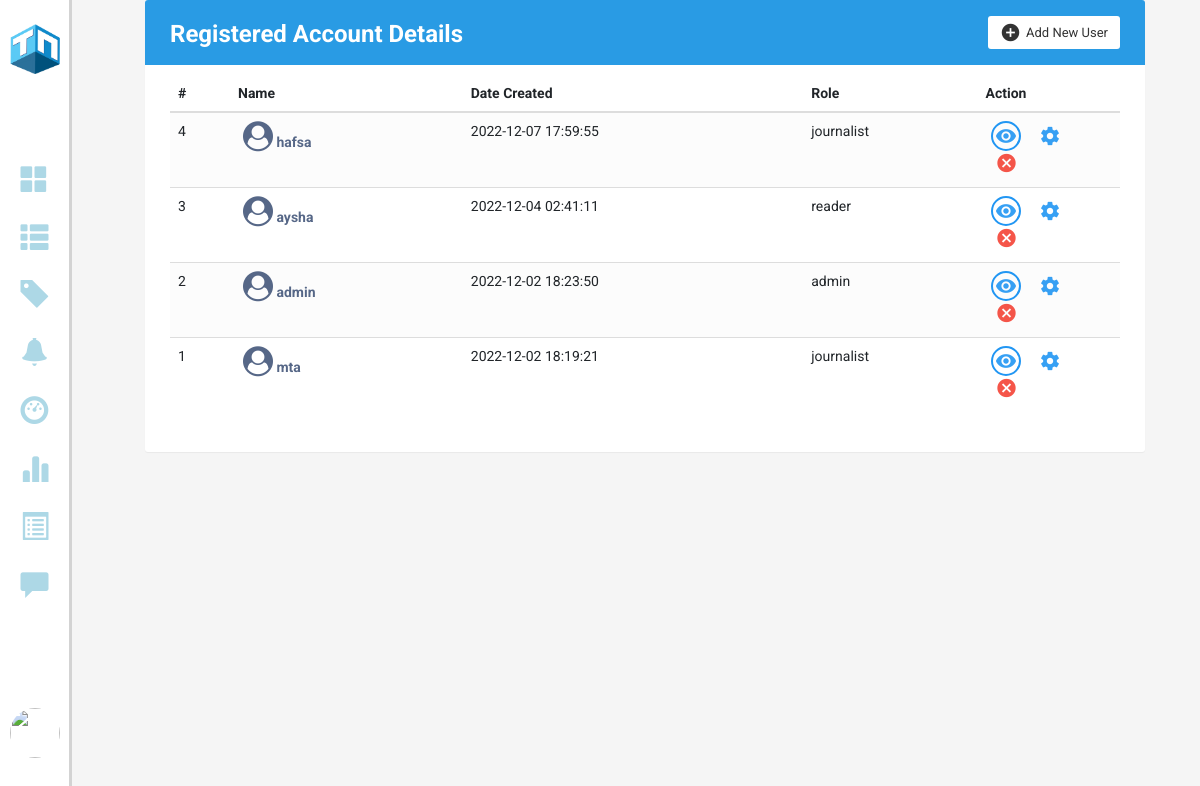
Page /Accountdetails (signed in) on the earlier database version.
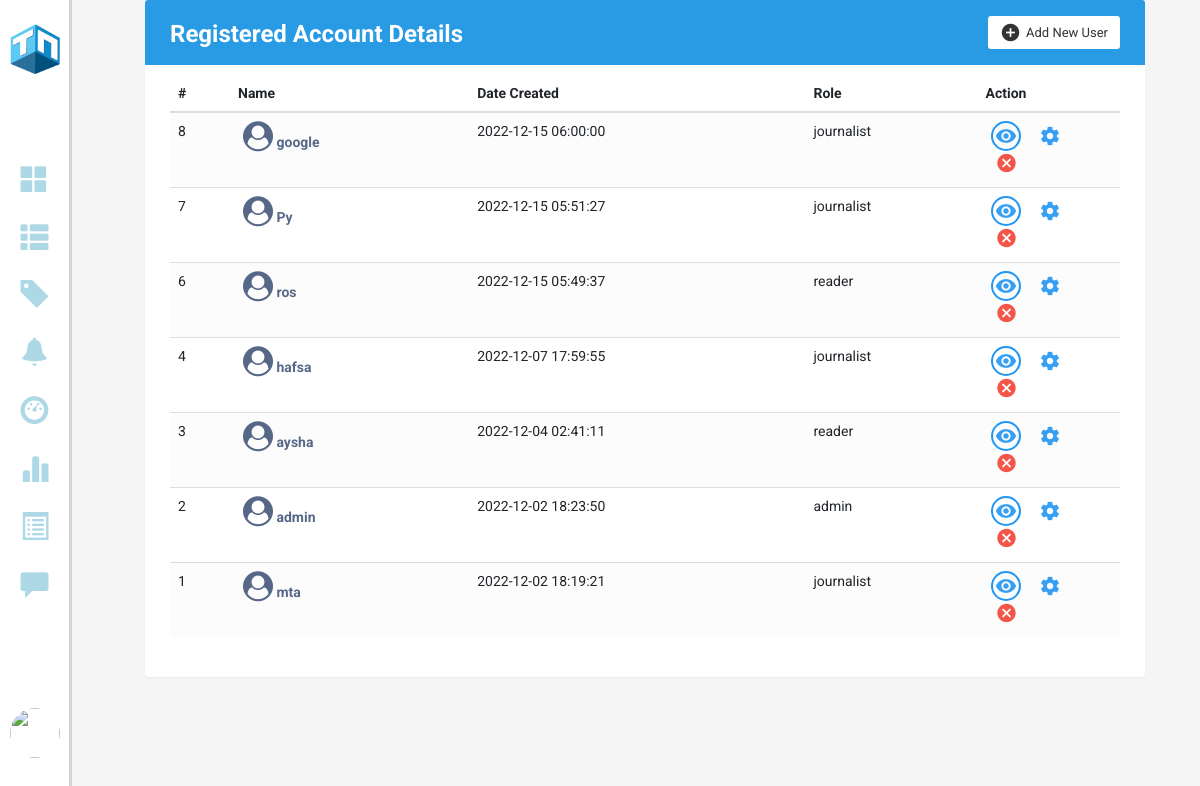
Same page on the later database version.
### models.py (models this page shows)
class Users(db.Model, UserMixin):
    id = db.Column(db.Integer,  primary_key = True, nullable = False)
    email = Column(String, nullable=False, unique = True)
    username = Column(String, nullable=False)
    role = Column(String, nullable=False)
    password = Column(String, nullable=False)
    profile_pic = Column(BLOB, nullable=False)
    mimetype = Column(String, nullable=False)
    status = Column(Boolean, nullable=False)
    created_at = Column(DateTime, server_default = func.now(), nullable=False)
    updated_at = Column(DateTime, server_default = func.now(), server_onupdate = func.now(), nullable=False)
    poster = db.relationship('Posts', backref=backref('poster'), cascade = 'all, delete')
    reporter = db.relationship('Reports', backref=backref('reporter'), cascade = 'all, delete')
    bookmarker = db.relationship('Bookmarks', backref=backref('bookmarker'), cascade = 'all, delete')
    notifier = db.relationship('Notifications', backref=backref('notifier'), cascade = 'all, delete')

### app.py (the view)
@app.route("/Accountdetails")
@login_required
def Account_details():
    signup = SignUpForm()
    signin = LoginForm()
    users = Users.query.order_by(Users.id.desc()).all()
    return render_template("AccountDetails.html", users = users, signup = signup, signin = signin)

### app.py (called while the page is built)
@login_manager.user_loader
def load_user(user_id):
    return Users.query.get(int(user_id))

### templates/AccountDetails.html (shortened to what this page needs)
<!DOCTYPE html>
<html lang="en">
<head>
    <link rel="stylesheet" type="text/css" href="/static/style.css">
    <link rel="stylesheet" href="https://stackpath.bootstrapcdn.com/bootstrap/4.5.0/css/bootstrap.min.css">
    <link rel="stylesheet" href="https://maxcdn.bootstrapcdn.com/font-awesome/4.7.0/css/font-awesome.min.css">
    <link rel="stylesheet" href="https://maxcdn.bootstrapcdn.com/bootstrap/3.3.6/css/bootstrap.min.css">
    <link rel="stylesheet" href="https://cdnjs.cloudflare.com/ajax/libs/font-awesome/4.7.0/css/font-awesome.min.css">
    <link rel="stylesheet" href="https://maxcdn.bootstrapcdn.com/bootstrap/3.3.7/css/bootstrap.min.css"
>
</head>
<body>
    <section class="GContent" style="background-color: #f2f3f4">
        {% include 'left_admin_menu.html' %}
        <div class="G1" style="width: 94%;">
            <div class="Gformat" style="width: 100%;">
                <div class="container-xl">
                    <div class="">
                        <div class="table-wrapper">
                            <div class="table-title">
                                <div class="row">
                                    <div class="col-sm-5">
                                        <h2 style="color: white">Registered Account <b>Details</b></h2>
                                    </div>
                                    <div class="col-sm-7">
                                        <a href="#" data-toggle="dropdown" class="btn btn-secondary"><i
                                                class="material-icons">&#xE147;</i>
                                            <span>Add New User</span></a>
                                    </div>
                                </div>
                            </div>
                            <table class="table table-striped table-hover">
                                <thead>
                                    <tr>
                                        <th>#</th>
                                        <th>Name</th>
                                        <th>Date Created</th>
                                        <th>Role</th>
                                        <th style="width: 15%;">Action</th>
                                    </tr>
                                </thead>
                                <tbody>
                                    {% for user in users %}
                                    <tr>
                                        <td>{{user.id}}</td>
                                        <td><a href="#"><i class="fa fa-user-circle" aria-hidden="true"
                                                    style="font-size: 30px;"></i> {{user.username}}</a></td>
                                        <td>{{user.created_at}}</td>
                                        <td>{{user.role}}</td>
                                        <td>
                                            <a href="#" class="view" title="View Account" data-toggle="tooltip"><i
                                                    class="material-icons">&#xE417;</i></a>
                                            <a href="#" class="settings" title="Settings" data-toggle="tooltip"><i
                                                    class="material-icons">&#xE8B8;</i></a>
                                            <a href="{{ url_for('delete_account', user_id = user.id) }}" class="delete" title="Delete Account" data-toggle="tooltip"><i
                                                    class="material-icons">&#xE5C9;</i></a>
                                        </td>
                                    </tr>
                                    {% endfor %}
                                </tbody>
                            </table>
                        </div>
                    </div>
                </div>
            </div>
        </div>
    </section>
</body>
</html>

Differences in the rows shown:
added Users: id "8", username "google", created_at "2022-12-15 06:00:00", role "journalist"
added Users: id "7", username "Py", created_at "2022-12-15 05:51:27", role "journalist"
added Users: id "6", username "ros", created_at "2022-12-15 05:49:37", role "reader"
